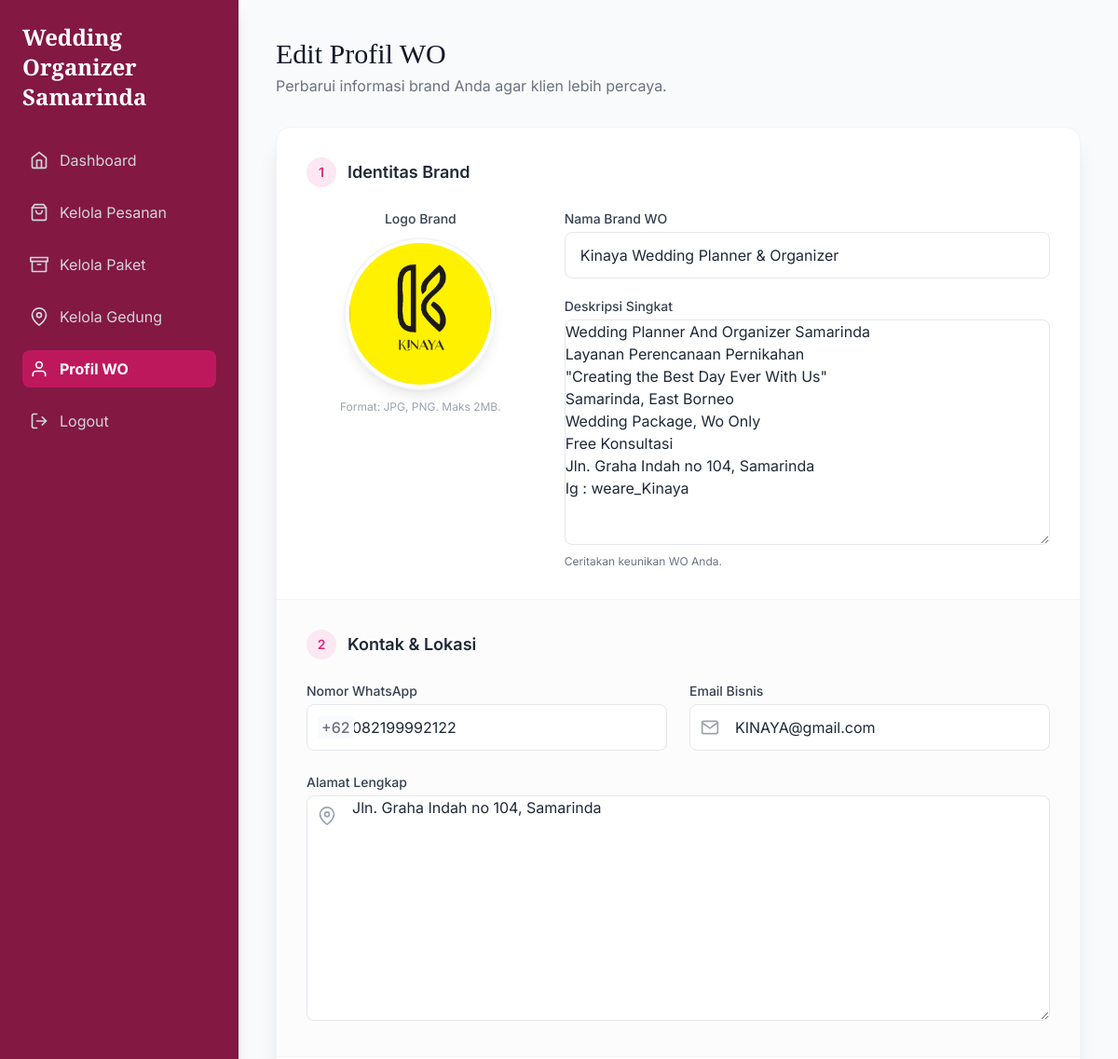
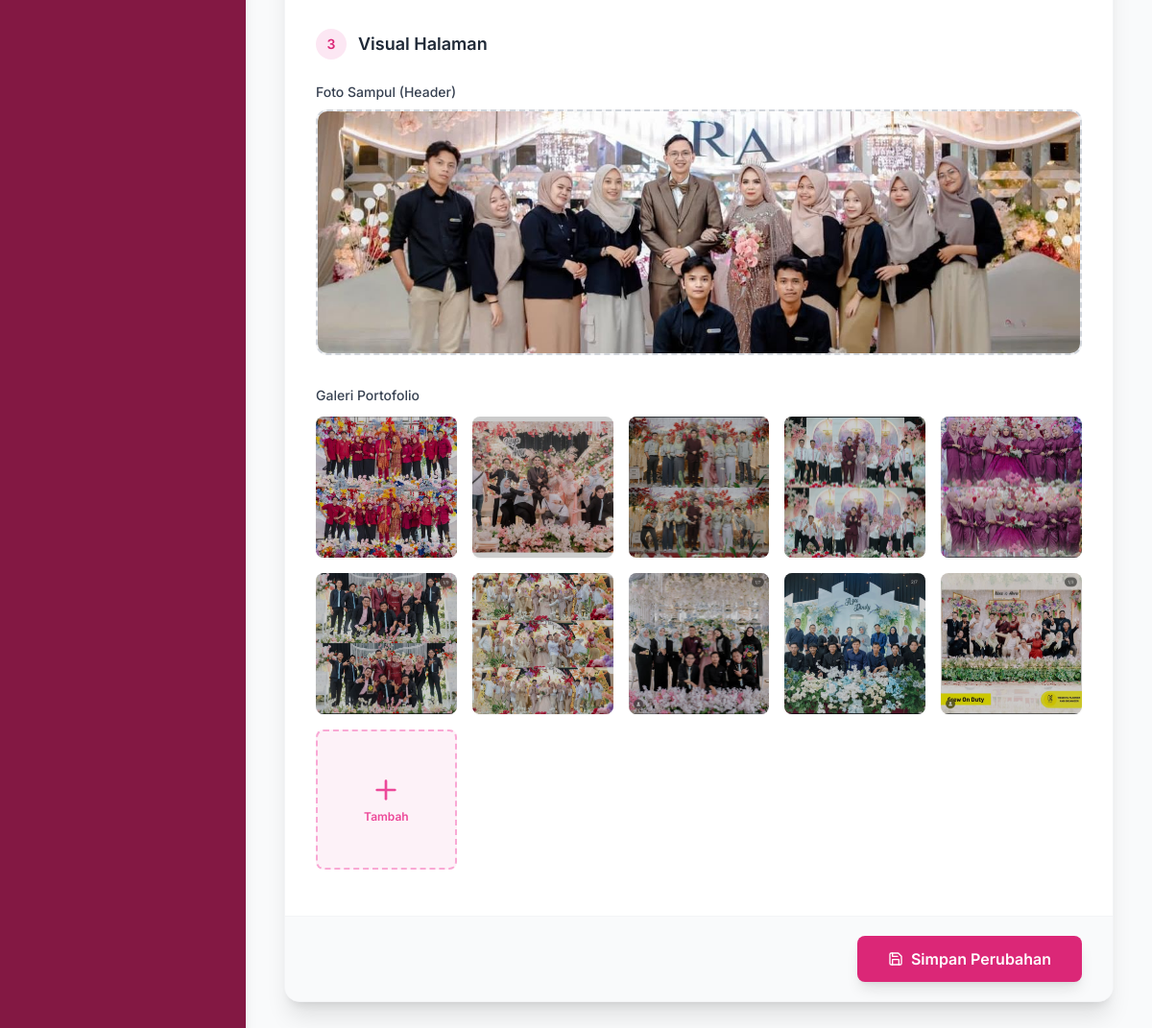
Screenshot of /akun/edit-profil-wo/ (signed in) with the database file from the repository (2 pictures, top to bottom).
### pengguna/models.py (models this page shows, shortened)
class ProfilWO(models.Model):
    user = models.OneToOneField(User, on_delete=models.CASCADE)
    nama_brand = models.CharField(max_length=100)
    logo = models.ImageField(upload_to='logos/', null=True, blank=True)
    foto_sampul = models.ImageField(upload_to='sampul/', null=True, blank=True)
    deskripsi = models.TextField()
    telepon = models.CharField(max_length=20)
    email_bisnis = models.EmailField()
    alamat = models.TextField()

class GaleriWO(models.Model):
    profil_wo = models.ForeignKey(ProfilWO, related_name='galeri', on_delete=models.CASCADE)
    foto = models.ImageField(upload_to='galeri_wo/')

### pengguna/views.py (the view)
# urls.py: path('edit-profil-wo/', views.edit_profil_wo_view, name='edit_profil_wo'),
@login_required
def edit_profil_wo_view(request):
    try:
        profil_wo = request.user.profilwo
    except ProfilWO.DoesNotExist:
        return redirect('buat_profil_wo')
    if request.method == 'POST':
        form = ProfilWOForm(request.POST, request.FILES, instance=profil_wo)
        if form.is_valid():
            form.save()
            images = request.FILES.getlist('galeri_wo_foto')
            for image in images:
                GaleriWO.objects.create(profil_wo=profil_wo, foto=image)
            messages.success(request, 'Profil Anda berhasil diperbarui.')
            return redirect('edit_profil_wo')
    else:
        form = ProfilWOForm(instance=profil_wo)
    context = {
        'form': form,
        'profil_wo': profil_wo
    }
    return render(request, 'pengguna/edit_profil_wo.html', context)

### pengguna/templates/pengguna/edit_profil_wo.html (shortened to what this page needs)
{% load humanize %}
<!DOCTYPE html>
<html lang="id">
<head>
    <script src="https://cdn.tailwindcss.com"></script>
</head>
<body class="min-h-screen bg-gray-50 text-gray-800">
    <div class="flex min-h-screen">
        <aside class="w-64 bg-primary-dark text-white p-6 hidden lg:flex flex-col shadow-lg sticky top-0 h-screen">
            <h1 class="text-2xl font-serif-display font-bold mb-8">Wedding Organizer Samarinda</h1>
            <nav class="flex flex-col flex-grow">
                <ul class="space-y-4 flex-grow">
                    <li><a href="{% url 'dashboard_wo' %}" class="flex items-center p-2 text-gray-300 rounded-lg hover:bg-pink-800"><i data-feather="home" class="w-5 h-5 mr-3"></i>Dashboard</a></li>
                    <li><a href="{% url 'kelola_pesanan' %}" class="flex items-center p-2 text-gray-300 rounded-lg hover:bg-pink-800"><i data-feather="shopping-bag" class="w-5 h-5 mr-3"></i>Kelola Pesanan</a></li>
                    <li><a href="{% url 'kelola_paket' %}" class="flex items-center p-2 text-gray-300 rounded-lg hover:bg-pink-800"><i data-feather="archive" class="w-5 h-5 mr-3"></i>Kelola Paket</a></li>
                    <li><a href="{% url 'kelola_gedung' %}" class="flex items-center p-2 text-gray-300 rounded-lg hover:bg-pink-800"><i data-feather="map-pin" class="w-5 h-5 mr-3"></i>Kelola Gedung</a></li>
                    <li><a href="{% url 'edit_profil_wo' %}" class="flex items-center p-2 bg-pink-700 font-bold rounded-lg"><i data-feather="user" class="w-5 h-5 mr-3"></i>Profil WO</a></li>
                    <li>
                        <form action="{% url 'logout' %}" method="post" class="w-full">
                            <button type="submit" class="flex items-center p-2 text-gray-300 rounded-lg hover:bg-pink-800 w-full">
                                <i data-feather="log-out" class="w-5 h-5 mr-3"></i>Logout
                            </button>
                        </form>
                    </li>
                </ul>
            </nav>
        </aside>
        <main class="flex-1 p-6 md:p-10 overflow-y-auto">
            <div class="max-w-5xl mx-auto">
                <div class="mb-8">
                    <h2 class="text-3xl font-serif-display text-gray-900">Edit Profil WO</h2>
                    <p class="text-gray-500 mt-1">Perbarui informasi brand Anda agar klien lebih percaya.</p>
                </div>
                <div class="bg-white rounded-2xl shadow-xl border border-gray-100 overflow-hidden">
                    <form method="POST" enctype="multipart/form-data">
                        <div class="p-8 border-b border-gray-100">
                            <h3 class="text-lg font-semibold text-gray-800 mb-6 flex items-center">
                                <span class="w-8 h-8 rounded-full bg-pink-100 text-pink-600 flex items-center justify-center mr-3 text-sm">1</span>
                                Identitas Brand
                            </h3>
                            <div class="grid grid-cols-1 lg:grid-cols-12 gap-8">
                                <div class="lg:col-span-4 flex flex-col items-center">
                                    <label class="block text-sm font-medium text-gray-700 mb-3">Logo Brand</label>
                                    <div class="relative w-40 h-40 group cursor-pointer">
                                        <div class="w-full h-full rounded-full overflow-hidden border-4 border-white shadow-lg ring-2 ring-gray-100 bg-gray-100 relative">
                                            {% if profil_wo.logo %}
                                                <img id="logo-preview" src="{{ profil_wo.logo.url }}" alt="Logo" class="w-full h-full object-cover">
                                            {% else %}
                                                <img id="logo-preview" src="https://ui-avatars.com/api/?name=WO&background=FDF2F8&color=DB2777" alt="Logo Placeholder" class="w-full h-full object-cover">
                                            {% endif %}
                                        </div>
                                    </div>
                                    <p class="text-xs text-gray-400 mt-3 text-center">Format: JPG, PNG. Maks 2MB.</p>
                                </div>
                                <div class="lg:col-span-8 space-y-5">
                                    <div>
                                        <label for="{{ form.nama_brand.id_for_label }}" class="block text-sm font-medium text-gray-700 mb-1">Nama Brand WO</label>
                                        {{ form.nama_brand }}
                                    </div>
                                    <div>
                                        <label for="{{ form.deskripsi.id_for_label }}" class="block text-sm font-medium text-gray-700 mb-1">Deskripsi Singkat</label>
                                        {{ form.deskripsi }}
                                        <p class="text-xs text-gray-500 mt-1">Ceritakan keunikan WO Anda.</p>
                                    </div>
                                </div>
                            </div>
                        </div>
                        <div class="p-8 border-b border-gray-100 bg-gray-50/50">
                            <h3 class="text-lg font-semibold text-gray-800 mb-6 flex items-center">
                                <span class="w-8 h-8 rounded-full bg-pink-100 text-pink-600 flex items-center justify-center mr-3 text-sm">2</span>
                                Kontak & Lokasi
                            </h3>
                            <div class="grid grid-cols-1 md:grid-cols-2 gap-6">
                                <div>
                                    <label class="block text-sm font-medium text-gray-700 mb-1">Nomor WhatsApp</label>
                                    <div class="relative input-with-icon">
                                        <div class="absolute inset-y-0 left-0 pl-3 flex items-center pointer-events-none">
                                            <span class="text-gray-500 font-medium bg-gray-50 px-1 rounded">+62</span>
                                        </div>
                                        {{ form.telepon }}
                                    </div>
                                </div>
                                <div>
                                    <label class="block text-sm font-medium text-gray-700 mb-1">Email Bisnis</label>
                                    <div class="relative input-with-icon">
                                        <div class="absolute inset-y-0 left-0 pl-3 flex items-center pointer-events-none">
                                        </div>
                                        {{ form.email_bisnis }}
                                    </div>
                                </div>
                                <div class="md:col-span-2">
                                    <label class="block text-sm font-medium text-gray-700 mb-1">Alamat Lengkap</label>
                                    <div class="relative input-with-icon">
                                        <div class="absolute top-3 left-3 pointer-events-none">
                                        </div>
                                        {{ form.alamat }}
                                    </div>
                                </div>
                            </div>
                        </div>
                        <div class="p-8">
                            <h3 class="text-lg font-semibold text-gray-800 mb-6 flex items-center">
                                <span class="w-8 h-8 rounded-full bg-pink-100 text-pink-600 flex items-center justify-center mr-3 text-sm">3</span>
                                Visual Halaman
                            </h3>
                            <div class="mb-8">
                                <label class="block text-sm font-medium text-gray-700 mb-2">Foto Sampul (Header)</label>
                                <div class="relative w-full h-48 md:h-64 rounded-xl overflow-hidden bg-gray-100 border-2 border-dashed border-gray-300 hover:border-pink-400 transition group">
                                    {% if profil_wo.foto_sampul %}
                                        <img id="sampul-preview" src="{{ profil_wo.foto_sampul.url }}" class="w-full h-full object-cover">
                                    {% else %}
                                        <img id="sampul-preview" src="" class="hidden w-full h-full object-cover">
                                        <div id="sampul-placeholder" class="absolute inset-0 flex flex-col items-center justify-center text-gray-400">
                                            <i data-feather="image" class="w-10 h-10 mb-2"></i>
                                            <span class="text-sm">Belum ada foto sampul</span>
                                        </div>
                                    {% endif %}
                                </div>
                            </div>
                            <div>
                                <label class="block text-sm font-medium text-gray-700 mb-3">Galeri Portofolio</label>
                                <div class="grid grid-cols-2 sm:grid-cols-4 md:grid-cols-5 gap-4 mb-4">
                                    {% for foto in profil_wo.galeri.all %}
                                        <div class="relative aspect-square rounded-lg overflow-hidden group shadow-sm">
                                            <img src="{{ foto.foto.url }}" alt="Portfolio" class="w-full h-full object-cover">
                                            <div class="absolute inset-0 bg-black/20 group-hover:bg-black/40 transition"></div>
                                        </div>
                                    {% empty %}
                                        <div class="col-span-full py-8 text-center bg-gray-50 rounded-lg border border-gray-200 border-dashed">
                                            <p class="text-gray-400 text-sm">Belum ada foto di galeri portofolio Anda.</p>
                                        </div>
                                    {% endfor %}
                                    <label class="relative aspect-square rounded-lg border-2 border-dashed border-pink-300 bg-pink-50 hover:bg-pink-100 flex flex-col items-center justify-center cursor-pointer text-pink-500 transition hover:text-pink-700">
                                        <i data-feather="plus" class="w-8 h-8 mb-1"></i>
                                        <span class="text-xs font-semibold">Tambah</span>
                                    </label>
                                </div>
                            </div>
                        </div>
                        <div class="px-8 py-5 bg-gray-50 border-t border-gray-100 flex items-center justify-end">
                            <button type="submit" class="btn-primary font-semibold py-3 px-8 rounded-lg shadow-lg flex items-center">
                                <i data-feather="save" class="w-4 h-4 mr-2"></i>
                                Simpan Perubahan
                            </button>
                        </div>
                    </form>
                </div>
            </div>
        </main>
    </div>
</body>
</html>

### pengguna/templates/pengguna/edit_profil_wo.html (style rules this page uses)
body { font-family: 'Inter', sans-serif; background-color: #FDF2F8; }
.font-serif-display { font-family: 'Playfair Display', serif; }
.bg-primary-dark { background-color: #831843; }
.btn-primary { background-color: #DB2777; color: white; transition: all 0.3s ease; }
input[type="text"], input[type="email"], input[type="number"], input[type="tel"], textarea, select { width: 100%; padding: 0.75rem 1rem; border: 1px solid #E5E7EB; border-radius: 0.5rem; background-color: #ffffff; transition: all 0.2s; }
.input-with-icon input, .input-with-icon textarea { padding-left: 3rem !important; }

### rows the page displays
ProfilWO: logo (picture), nama_brand "Kinaya Wedding Planner & Organizer", deskripsi "Wedding Planner And Organizer Samarinda Layanan Perencanaan Pernikahan \"Creating the Best Day Ever With Us\" Samarinda, East Borneo Wedding Package, Wo Only Free Konsultasi Jln. Graha Indah no 104, Samarinda Ig : weare_Kinaya", telepon "082199992122", email_bisnis "KINAYA@gmail.com", alamat "Jln. Graha Indah no 104, Samarinda", foto_sampul (picture)
GaleriWO: foto (picture)
GaleriWO: foto (picture)
GaleriWO: foto (picture)
GaleriWO: foto (picture)
GaleriWO: foto (picture)
GaleriWO: foto (picture)
GaleriWO: foto (picture)
GaleriWO: foto (picture)
GaleriWO: foto (picture)
GaleriWO: foto (picture)
